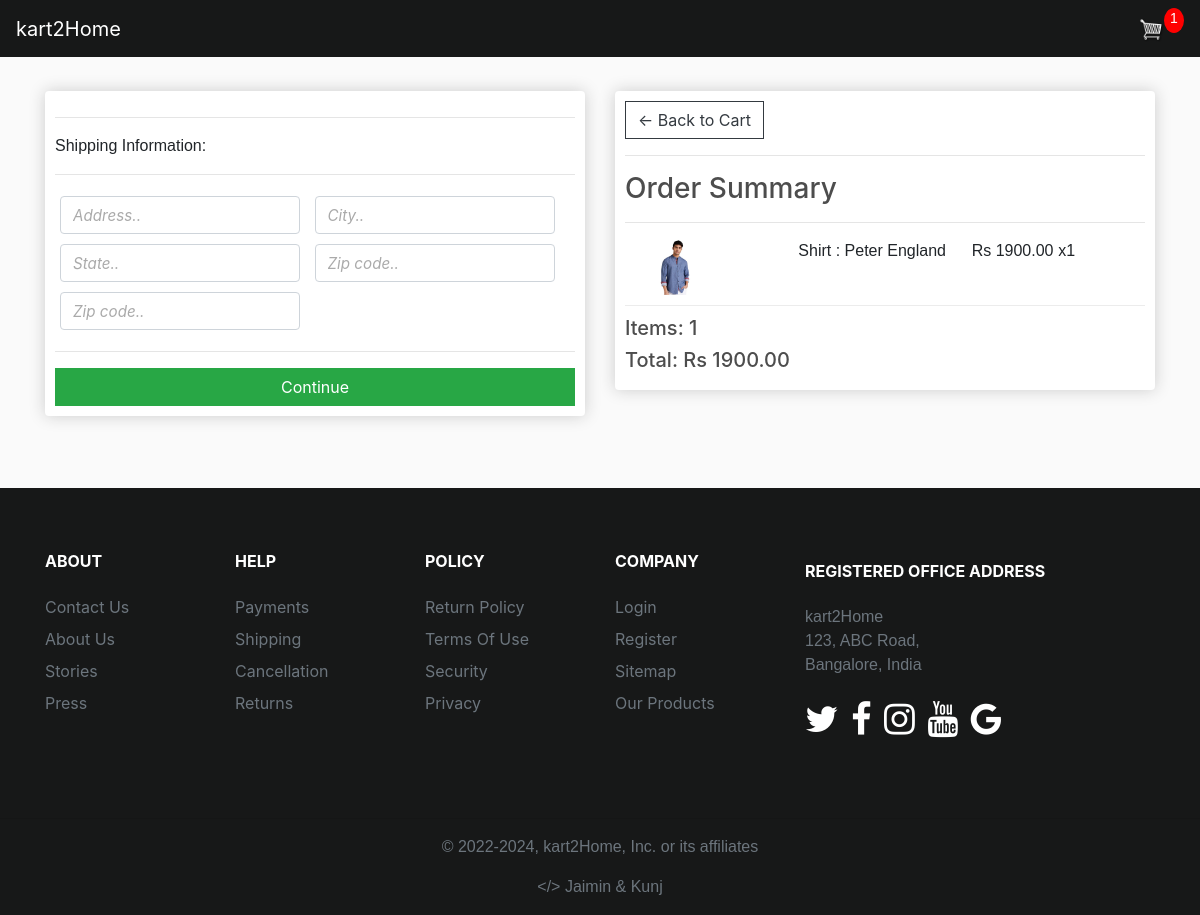
Screenshot of /checkout/ (signed in) with the database file from the repository.
### store/models.py (models this page shows, shortened)
class OrderItem(models.Model):
	product = models.ForeignKey(Product, on_delete=models.SET_NULL, null=True)
	order = models.ForeignKey(Order, on_delete=models.SET_NULL, null=True)
	quantity = models.IntegerField(default=0, null=True, blank=True)
	date_added = models.DateTimeField(auto_now_add=True)
	@property
	def get_total(self):
		total = self.product.price * self.quantity
		return total

class Product(models.Model):
	name = models.CharField(max_length=200)
	price = models.FloatField()
	digital = models.BooleanField(default=False,null=True, blank=True)
	image = models.ImageField(null=True, blank=True)
	@property
	def imageURL(self):
		try:
			url = self.image.url
		except:
			url = ''
		return url

class Order(models.Model):
	customer = models.ForeignKey(Customer, on_delete=models.SET_NULL, null=True, blank=True)
	date_ordered = models.DateTimeField(auto_now_add=True)
	complete = models.BooleanField(default=False)
	transaction_id = models.CharField(max_length=100, null=True)
	@property
	def shipping(self):
		shipping = False
		orderitems = self.orderitem_set.all()
		for i in orderitems:
			if i.product.digital == False:
				shipping = True
		return shipping
	@property
	def get_cart_total(self):
		orderitems = self.orderitem_set.all()
		total = sum([item.get_total for item in orderitems])
		return total
	@property
	def get_cart_items(self):
		orderitems = self.orderitem_set.all()
		total = sum([item.quantity for item in orderitems])
		return total

### store/views.py (the view)
# urls.py: path('checkout/', views.checkout, name="checkout"),
def checkout(request):
	data = cartData(request)
	cartItems = data['cartItems']
	order = data['order']
	items = data['items']
	context = {'items':items, 'order':order, 'cartItems':cartItems}
	return render(request, 'store/checkout.html', context)

### store/utils.py (called while the page is built)
def cartData(request):
	if request.user.is_authenticated:
		customer = request.user.customer
		order, created = Order.objects.get_or_create(customer=customer, complete=False)
		items = order.orderitem_set.all()
		cartItems = order.get_cart_items
	else:
		cookieData = cookieCart(request)
		cartItems = cookieData['cartItems']
		order = cookieData['order']
		items = cookieData['items']
	return {'cartItems':cartItems ,'order':order, 'items':items}

### store/templates/store/checkout.html (shortened to what this page needs)
{% extends 'store/main.html' %} {% load static %} {% block content %}
<div class="row">
  <div class="col-lg-6">
    <div class="box-element" id="form-wrapper">
      <form id="form">
        <div id="shipping-info">
          <hr />
          <p>Shipping Information:</p>
          <hr />
          <div class="form-field">
            <input
              class="form-control"
              type="text"
              name="address"
              placeholder="Address.."
            />
          </div>
          <div class="form-field">
            <input
              class="form-control"
              type="text"
              name="city"
              placeholder="City.."
            />
          </div>
          <div class="form-field">
            <input
              class="form-control"
              type="text"
              name="state"
              placeholder="State.."
            />
          </div>
          <div class="form-field">
            <input
              class="form-control"
              type="text"
              name="zipcode"
              placeholder="Zip code.."
            />
          </div>
          <div class="form-field">
            <input
              class="form-control"
              type="text"
              name="country"
              placeholder="Zip code.."
            />
          </div>
        </div>
        <hr />
        <input
          id="form-button"
          class="btn btn-success btn-block"
          type="submit"
          value="Continue"
        />
      </form>
    </div>
    <br />
  </div>
  <div class="col-lg-6">
    <div class="box-element">
      <a class="btn btn-outline-dark" href="{% url 'cart' %}"
        >&#x2190; Back to Cart</a
      >
      <hr />
      <h3>Order Summary</h3>
      <hr />
      {% for item in items %}
      <div class="cart-row">
        <div style="flex: 2">
          <img class="row-image" src="{{item.product.imageURL}}" />
        </div>
        <div style="flex: 2"><p>{{item.product.name}}</p></div>
        <div style="flex: 1">
          <p>Rs {{item.product.price|floatformat:2}}</p>
        </div>
        <div style="flex: 1"><p>x{{item.quantity}}</p></div>
      </div>
      {% endfor %}
      <h5>Items: {{order.get_cart_items}}</h5>
      <h5>Total: Rs {{order.get_cart_total|floatformat:2}}</h5>
    </div>
  </div>
</div>
{% endblock content %}

### static/css/main.css (style rules this page uses)
body { background-color: hsl(0, 0%, 98%); }
h1,h2,h3,h4,h5,h6 { color:hsl(0, 0%, 30%); }
.box-element { box-shadow:hsl(0, 0%, 80%) 0 0 16px; background-color: #fff; border-radius: 4px; padding: 10px; }
.col-lg-4, .col-lg-6, .col-lg-8, .col-lg-12 { margin-top: 10px; }
.btn { border-radius: 0; }
.row-image { width: 100px; }
.form-field { width:250px; display: inline-block; padding: 5px; }
.cart-row { display: flex; align-items: flex-stretch; padding-bottom: 10px; margin-bottom: 10px; border-bottom: 1px solid #ececec; }
.form-control::placeholder { font-size: 0.95rem; color: #aaa; font-style: italic; }
p { font-family: 'Tajawal', sans-serif; }

### rows the page displays
OrderItem: product.imageURL (picture), product.name "Shirt : Peter England", product.price "1900.00", quantity "1"
Order: get_cart_items "1", get_cart_total "1900.00"

### other values shown
{{ cartItems }} "1"
